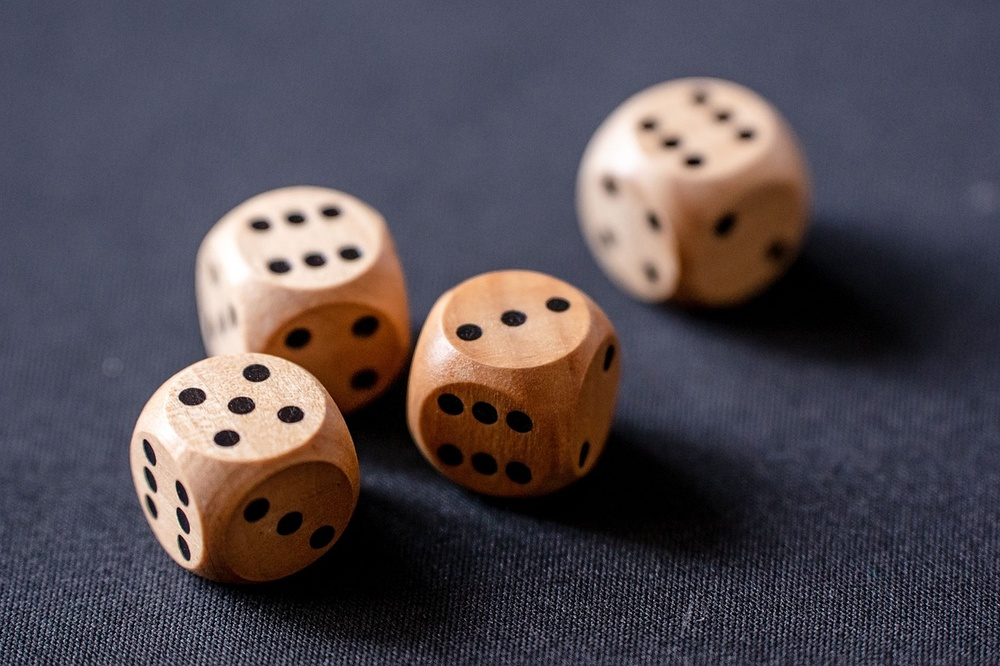
#> input picture cv/lab6/dice.jpg, 1000 x 666 px, shrunk from 1280 x 853 before the run, found by its file name; its folder holds only this picture in this run
$ python lab6cv.py   (older library calls are emulated)
#> lines starting #> are read from the running program, lines starting #| are printed output that depends on the picture; after the words box and inside, x2 and y2 are one past the last pixel; in counts of white or black regions, pixels touching at a corner belong together
import cv2
import numpy as np

path = '/Users/vishrutgrover/coding/sem6/cv/lab6/'
img = cv2.imread(path + 'dice.jpg')
#> img is the input picture: shape (666, 1000, 3); mean B, G, R 80.8, 74.5, 82.1
gray = cv2.cvtColor(img, cv2.COLOR_BGR2GRAY)
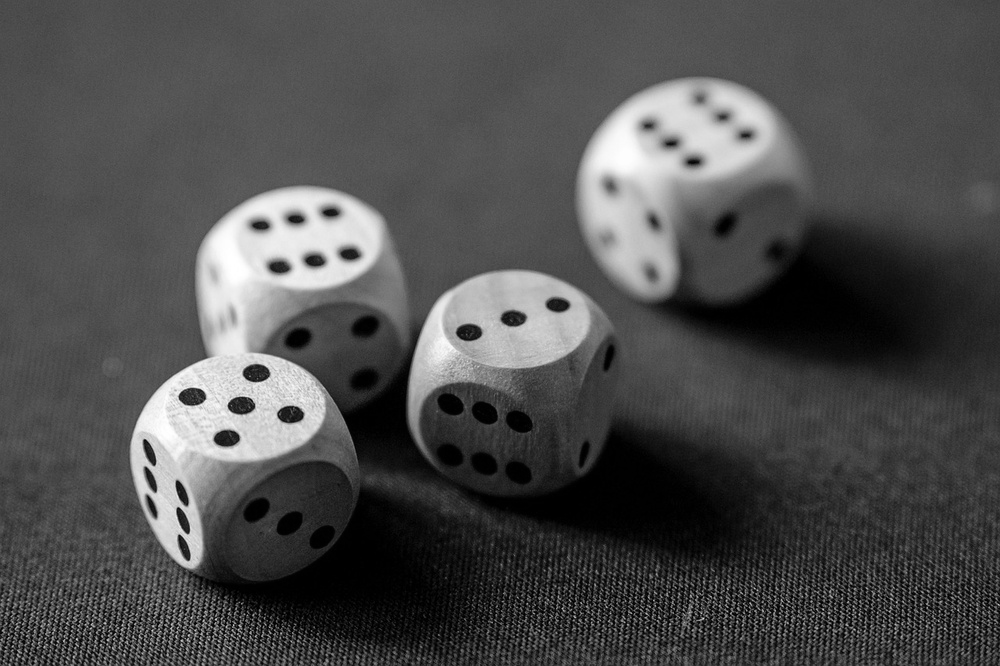
#> gray: shape (666, 1000); min 0, max 255, mean 77.5

gx = np.array([[-1,0,1],[-1,0,1],[-1,0,1]], np.float32)
gy = np.array([[-1,-1,-1],[0,0,0],[1,1,1]], np.float32)
px = cv2.filter2D(gray, cv2.CV_64F, gx)
py = cv2.filter2D(gray, cv2.CV_64F, gy)
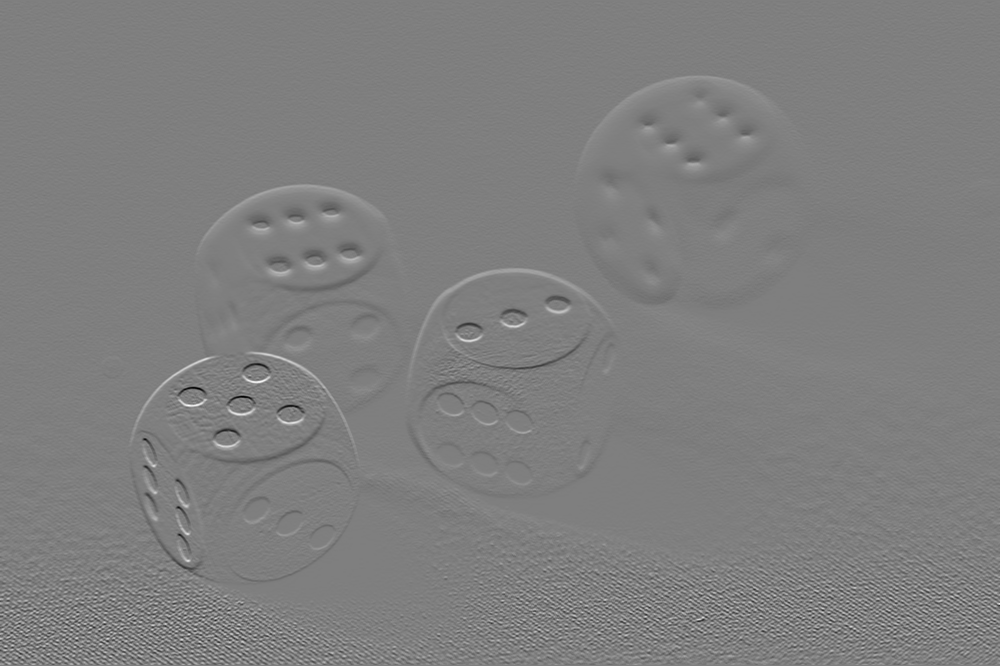
#> py: shape (666, 1000) float64; min -584, max 587, mean -0.2; drawn with min black and max white
prewitt = np.sqrt(px**2 + py**2).astype(np.uint8)
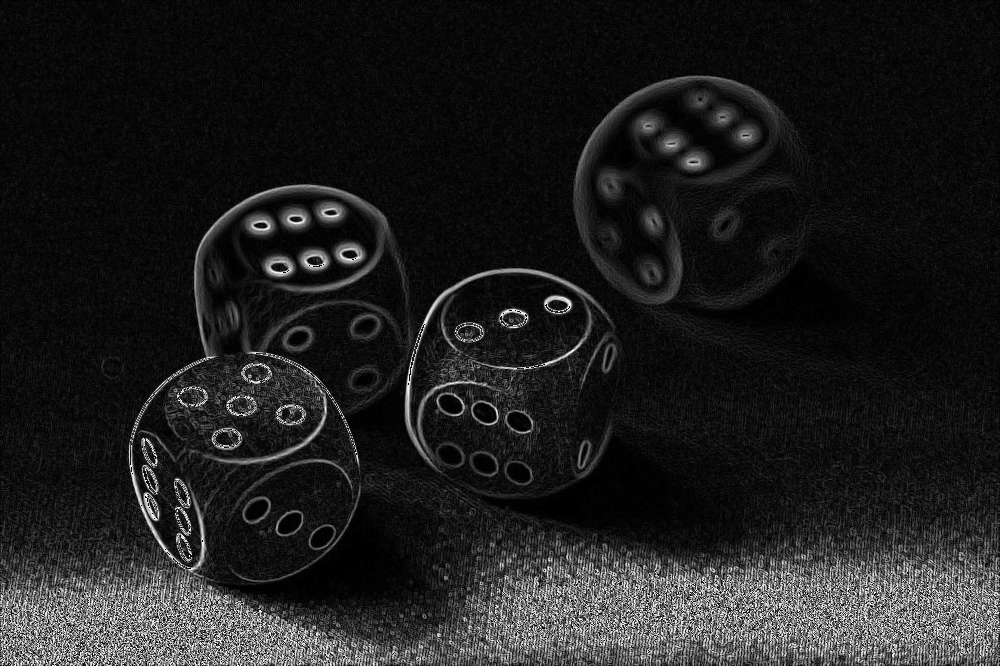
#> prewitt: shape (666, 1000); min 0, max 255, mean 30.8
cv2.imwrite(path + '1_prewitt.png', prewitt)

harris = cv2.cornerHarris(gray, 2, 3, 0.04)
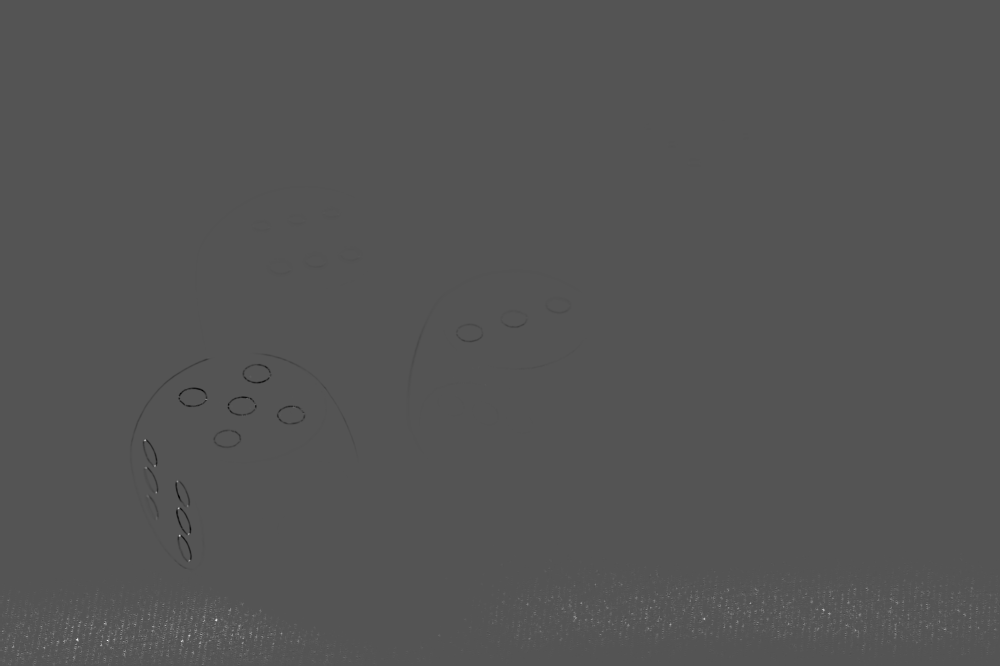
#> harris: shape (666, 1000) float32; min -0.00857, max 0.0174, mean 2.4e-05; drawn with min black and max white
harris = cv2.normalize(harris, None, 0, 255, cv2.NORM_MINMAX).astype(np.uint8)
cv2.imwrite(path + '2_harris.png', harris)

_, global_t = cv2.threshold(gray, 127, 255, cv2.THRESH_BINARY)
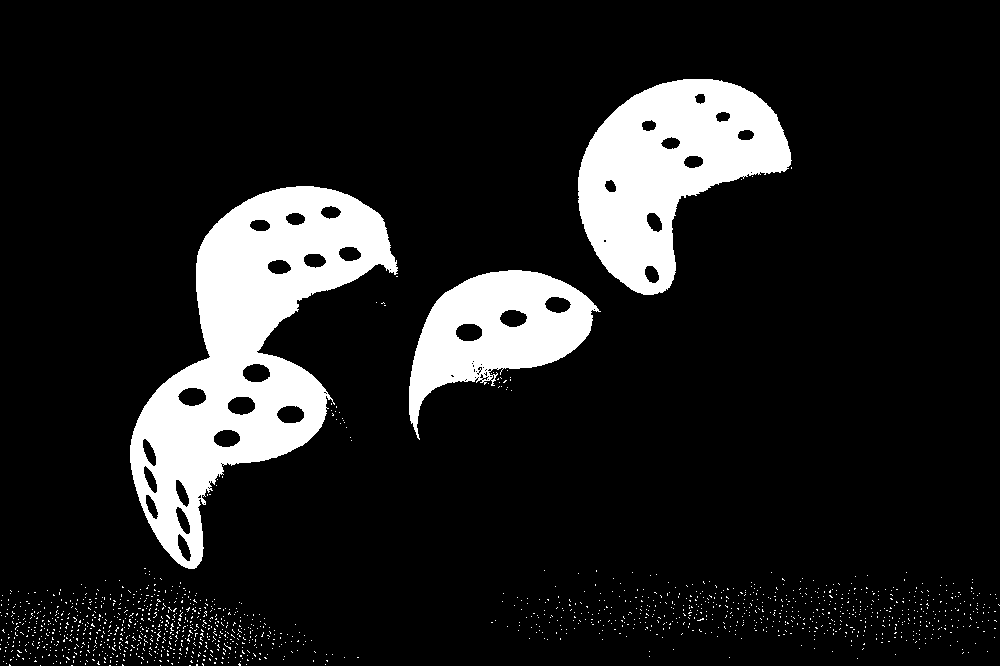
#> global_t: shape (666, 1000); 12.5% white; 1470 white regions (1467 under 20 px), largest, box (x1, y1, x2, y2) and area: (130, 186, 398, 569) 40528, (578, 79, 792, 295) 25191, (409, 270, 601, 440) 14763
cv2.imwrite(path + '3a_global.png', global_t)
mean_t = cv2.adaptiveThreshold(gray, 255, cv2.ADAPTIVE_THRESH_MEAN_C, cv2.THRESH_BINARY, 11, 2)
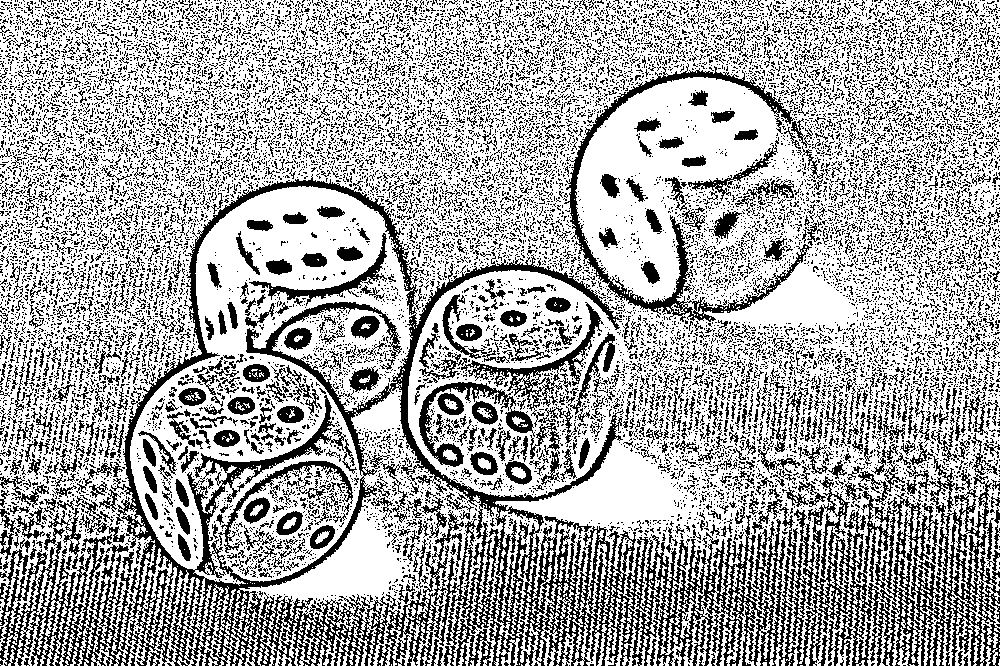
#> mean_t: shape (666, 1000); 66.8% white; black in thin lines or dots
cv2.imwrite(path + '3b_adaptive_mean.png', mean_t)
gauss_t = cv2.adaptiveThreshold(gray, 255, cv2.ADAPTIVE_THRESH_GAUSSIAN_C, cv2.THRESH_BINARY, 11, 2)
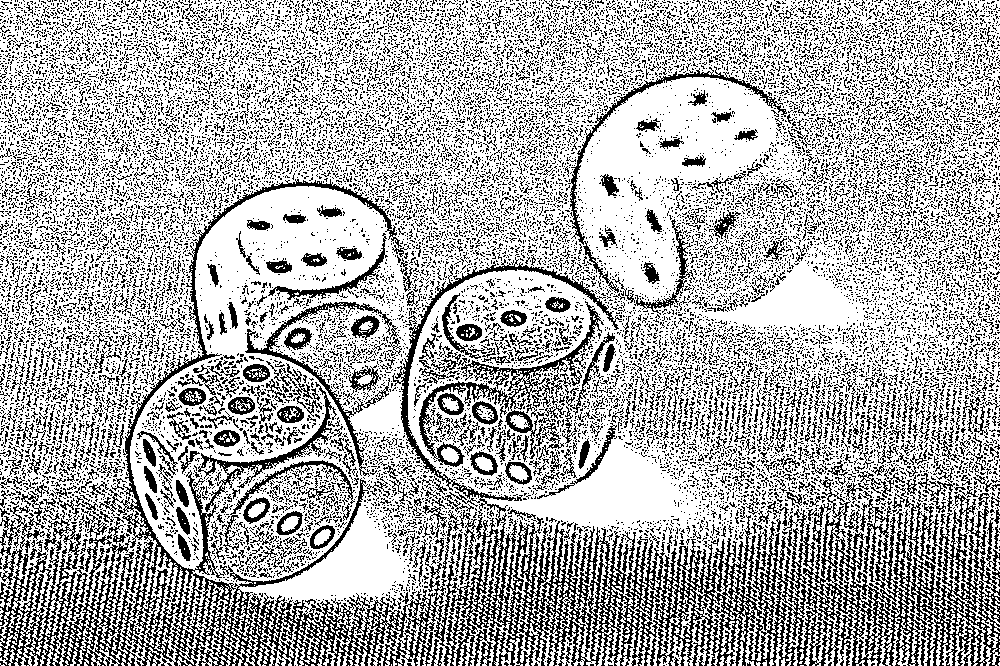
#> gauss_t: shape (666, 1000); 68.8% white; black in thin lines or dots
cv2.imwrite(path + '3c_adaptive_gauss.png', gauss_t)
